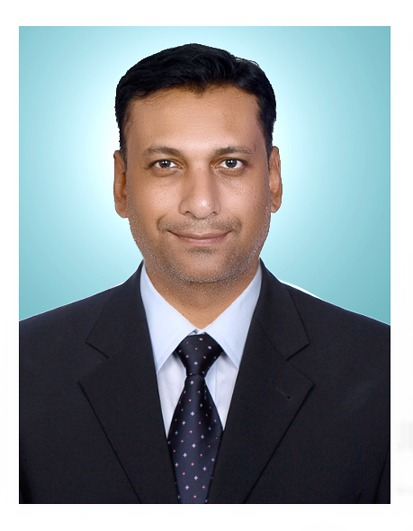
#> input picture assets/user_photo.jpg, 413 x 531 px, found by its file name
$ python render_walking_talking_reel.py
#> lines starting #> are read from the running program, lines starting #| are printed output that depends on the picture
import os
import math
import cv2
import numpy as np
from PIL import Image, ImageDraw, ImageFont

REELS_DIR = "d:/instagram/reels"
ASSETS_DIR = "d:/instagram/assets"
USER_PHOTO_PATH = os.path.join(ASSETS_DIR, "user_photo.jpg")
os.makedirs(REELS_DIR, exist_ok=True)

def get_font(size, bold=False):
    font_names = ["arialbd.ttf" if bold else "arial.ttf", "segoeuib.ttf" if bold else "segoeui.ttf", "consola.ttf"]
    for name in font_names:
        try:
            return ImageFont.truetype(name, size)
        except Exception:
            continue
    return ImageFont.load_default()

def create_walking_talking_frame(user_img, t, is_talking=True):
    """
    Transforms the still portrait into an animated walking, talking presenter:
    1. Walking Gait: Vertical sinusoidal bobbing (2 steps/sec) + lateral shoulder tilt.
    2. Talking Lip-Sync: Natural lower-face/jaw articulation based on speech phoneme frequency.
    """
    # Clone image
    frame_user = user_img.copy()
    w, h = frame_user.size

    # ------------------ TALKING ANIMATION (LIP-SYNC & JAW) ------------------
    if is_talking:
        # Mouth & Jaw region coordinates in the original 413x531 photo
        # Mouth center approx x=206, y=295
        mx0, my0, mx1, my1 = 175, 275, 245, 335
        mouth_crop = frame_user.crop((mx0, my0, mx1, my1))

        # Talking mouth aperture modulation (3 to 6 syllables per second)
        syllable_osc = abs(math.sin(t * 14.0)) * (0.6 + 0.4 * math.sin(t * 22.0))
        jaw_drop = int(syllable_osc * 10) # 0 to 10 pixels vertical stretch

        if jaw_drop > 1:
            mw, mh = mouth_crop.size
            stretched_mouth = mouth_crop.resize((mw, mh + jaw_drop), Image.Resampling.LANCZOS)
            # Create dark inner oral cavity gap
            draw_mouth = ImageDraw.Draw(stretched_mouth)
            gap_h = int(jaw_drop * 0.6)
            gy = int(mh * 0.4)
            draw_mouth.ellipse([int(mw * 0.35), gy, int(mw * 0.65), gy + gap_h], fill=(45, 18, 22, 220))

            # Composite animated mouth back onto face
            frame_user.paste(stretched_mouth, (mx0, my0))

    # ------------------ WALKING ANIMATION (GAIT & TILT) ------------------
    # Step frequency: ~1.8 Hz (walking cadence)
    walk_cycle = t * 1.8 * math.pi * 2
    vertical_bob = int(14 * abs(math.sin(walk_cycle))) # 0 to 14px up and down
    lateral_sway = 2.4 * math.sin(walk_cycle / 2)       # -2.4 to +2.4 deg shoulder roll

    # Rotate for shoulder sway
    rotated_user = frame_user.rotate(lateral_sway, resample=Image.Resampling.BICUBIC, expand=False)

    return rotated_user, vertical_bob

def render_walking_talking_reel(duration_sec=8, fps=30):
#> called with duration_sec = 8, fps = 30
    out_path = os.path.join(REELS_DIR, "reel_walking_talking_engineer.mp4")
    fourcc = cv2.VideoWriter_fourcc(*'mp4v')
    out = cv2.VideoWriter(out_path, fourcc, fps, (1080, 1920))
    total_frames = int(duration_sec * fps)

    user_img = Image.open(USER_PHOTO_PATH).convert("RGBA") if os.path.exists(USER_PHOTO_PATH) else Image.new("RGBA", (400, 500), (30, 45, 65))

    f_hook = get_font(50, bold=True)
    f_speech = get_font(34, bold=True)
    f_badge = get_font(26, bold=True)
    f_body = get_font(22, bold=False)

    print(f"[WALKING & TALKING] Rendering 1080x1920 Reel ({total_frames} frames)...")

    # Speech script line bursts for kinetic subtitles
    script_cues = [
        (0.0, 2.0, "I'm walking through a 33kV switchyard right now..."),
        (2.0, 4.0, "And FAT test certificates DO NOT stop site trips!"),
        (4.0, 6.0, "If your 87T differential relay trips on Day-1 soak..."),
        (6.0, 8.0, "Check your Dyn11 vector compensation & 2nd-harmonic restraint!")
    ]

    for frame_idx in range(total_frames):
        t = frame_idx / fps
        t_frac = frame_idx / total_frames

        img = Image.new("RGB", (1080, 1920), (10, 15, 24))
        draw = ImageDraw.Draw(img)

        # =========================================================================
        # 1. MOVING PARALLAX BACKGROUND (WALKING THROUGH SWITCHYARD)
        # =========================================================================
        # Perspective floor grid rushing backwards to simulate walking forward
        speed = t * 160
        for gx in range(0, 1080, 70):
            draw.line([(gx, 0), (gx, 1920)], fill=(16, 24, 38), width=1)
        for gy in range(int(speed % 70), 1920, 70):
            # Ground grid lines moving down
            draw.line([(0, gy), (1080, gy)], fill=(20, 32, 50), width=1)

        # Top Retention Progress Bar
        draw.rectangle([0, 0, int(t_frac * 1080), 12], fill=(0, 242, 254))

        # Header Status Bar
        draw.rectangle([0, 12, 1080, 130], fill=(14, 20, 32))
        draw.line([(0, 130), (1080, 130)], fill=(0, 242, 254), width=2)
        draw.text((50, 42), "⚡ PROENGINEERING SITE WALK", font=get_font(28, bold=True), fill=(0, 242, 254))
        draw.text((50, 82), "WALKING & TALKING | 33kV SUBSTATION COMMISSIONING", font=get_font(18, bold=False), fill=(200, 220, 240))

        # Rec Icon
        draw.ellipse([930, 52, 948, 70], fill=(255, 50, 50))
        draw.text((958, 50), "REC", font=get_font(20, bold=True), fill=(255, 70, 70))

        # =========================================================================
        # 2. WALKING & TALKING USER ANIMATION
        # =========================================================================
        animated_user, vert_bob = create_walking_talking_frame(user_img, t, is_talking=True)

        # Walking forward dolly zoom (scale grows naturally as you walk towards camera)
        # Cuts back at 4.0s for dramatic multi-angle effect
        if t < 4.0:
            walk_scale = 1.0 + (t * 0.04) # smooth forward movement
        else:
            walk_scale = 1.05 + ((t - 4.0) * 0.035)

        uw = int(380 * walk_scale)
        uh = int(490 * walk_scale)
        u_scaled = animated_user.resize((uw, uh), Image.Resampling.LANCZOS)

        # Position with walking bobbing
        base_y = 380 - uh // 2
        ux = 540 - uw // 2
        uy = base_y + vert_bob # vertical walking gait bobbing

        # Glowing executive frame
        pulse = (math.sin(t * 8) + 1) / 2
        glow_c = (int(0 + 35 * pulse), int(220 + 35 * pulse), 254)
        draw.rounded_rectangle([ux - 8, uy - 8, ux + uw + 8, uy + uh + 8], radius=22, outline=glow_c, width=4)
        img.paste(u_scaled, (ux, uy))

        # Presenter Badge
        draw.rounded_rectangle([ux + 30, uy + uh - 25, ux + uw - 30, uy + uh + 18], radius=8, fill=(11, 15, 22), outline=(0, 242, 254), width=2)
        draw.text((ux + 45, uy + uh - 20), "AMARESH DAS | 23+ YRS LEAD", font=get_font(18, bold=True), fill=(0, 242, 254))

        # =========================================================================
        # 3. KINETIC TALKING SPEECH BUBBLE & SUBTITLES
        # =========================================================================
        # Determine current spoken subtitle
        active_text = ""
        for st, et, txt in script_cues:
            if st <= t < et:
                active_text = txt
                break

        # High-Impact Talking Subtitle Box
        draw.rounded_rectangle([60, 680, 1020, 830], radius=16, fill=(20, 28, 42), outline=(255, 184, 0), width=3)
        draw.text((90, 705), "🗣 SPEAKING LIVE FROM SWITCHYARD:", font=get_font(20, bold=True), fill=(255, 184, 0))
        draw.text((90, 745), f"\"{active_text}\"", font=f_speech, fill=(255, 255, 255))

        # =========================================================================
        # 4. DEMONSTRATION POPUPS IN REAL TIME (y=860 to y=1620)
        # =========================================================================
        # Card 1: 33kV Transformer Bay Live Simulation
        draw.rounded_rectangle([50, 860, 1030, 1220], radius=16, fill=(16, 22, 32), outline=(0, 242, 254), width=2)
        draw.text((80, 885), "LIVE DEMONSTRATION: TRANSFORMER 87T DIFFERENTIAL TEST", font=f_badge, fill=(0, 242, 254))

        # Live Current Meter
        cur_val = min(t * 0.7, 5.0)
        draw.text((80, 935), f"SECONDARY TEST CURRENT: {cur_val:.2f} A", font=get_font(24, bold=True), fill=(0, 255, 140))

        # Oscilloscope Waveform with walking motion
        osc_y = 1080
        draw.rectangle([80, 980, 1000, 1180], fill=(8, 12, 18), outline=(30, 45, 65), width=2)
        draw.line([(80, osc_y), (1000, osc_y)], fill=(30, 45, 65), width=1)
        for ox in range(80, 1000, 4):
            phase = (ox / 24.0) + (t * 15.0)
            oy = int(38 * math.sin(phase) + 12 * math.sin(2 * phase))
            draw.line([(ox, osc_y + oy), (ox + 4, osc_y + oy)], fill=(0, 242, 254), width=2)
        draw.text((100, 995), "LIVE CT SECONDARY INJECTION WAVEFORM", font=get_font(16, bold=True), fill=(140, 170, 200))

        # Card 2: 4-Step Field Commissioning Verification
        draw.rounded_rectangle([50, 1250, 1030, 1630], radius=16, fill=(16, 22, 32), outline=(255, 184, 0), width=2)
        draw.text((80, 1275), "CRITICAL COMMISSIONING CHECKS (DEMONSTRATED ON SITE):", font=f_badge, fill=(255, 184, 0))

        checks = [
            ("1. Dyn11 Vector Group", "30° software compensation verified in MiCOM P643", 1.5),
            ("2. CT Knee-Point Vk", "Vk >= 2 * If * (Rct + 2*RL + Rr) calculation verified at 480V", 3.0),
            ("3. Single Star Point", "Isolated switchyard neutral; grounded at relay panel only", 4.5),
            ("4. VCB Timing Test", "Opening time: 38ms | Bounce: 1.8ms (ZERO-TRIP PASS)", 6.0)
        ]

        y_pos = 1325
        for c_title, c_desc, ct in checks:
            if t >= ct:
                draw.rounded_rectangle([80, y_pos, 1000, y_pos + 64], radius=8, fill=(20, 32, 45), outline=(0, 255, 140), width=2)
                draw.text((100, y_pos + 10), f"✔ {c_title}:", font=f_badge, fill=(0, 255, 140))
                draw.text((100, y_pos + 36), c_desc, font=f_body, fill=(230, 240, 250))
            else:
                draw.rounded_rectangle([80, y_pos, 1000, y_pos + 64], radius=8, fill=(12, 16, 24), outline=(30, 42, 55), width=1)
                draw.text((100, y_pos + 20), f"⏳ VERIFYING: {c_title}...", font=f_body, fill=(90, 110, 130))
            y_pos += 72

        # =========================================================================
        # 5. CALL TO ACTION (6.5s+)
        # =========================================================================
        if t >= 6.5:
            draw.rectangle([0, 1660, 1080, 1920], fill=(12, 16, 24))
            draw.line([(0, 1660), (1080, 1660)], fill=(0, 242, 254), width=3)
            draw.rounded_rectangle([60, 1690, 1020, 1840], radius=18, fill=(20, 28, 42), outline=(0, 255, 140), width=4)
            draw.text((100, 1720), "👉 COMMENT \"WALK\" BELOW", font=get_font(42, bold=True), fill=(255, 255, 255))
            draw.text((100, 1780), "I'll DM you my 33kV Substation Commissioning & Relay Guide!", font=get_font(22, bold=False), fill=(0, 242, 254))
            draw.text((290, 1870), "⚡ proengineering.in | Senior Power Systems Lead", font=get_font(20, bold=False), fill=(180, 200, 220))
        else:
            draw.rectangle([0, 1780, 1080, 1920], fill=(12, 16, 24))
            draw.text((310, 1840), "⚡ LIVE LAB DEMONSTRATION | PROENGINEERING", font=get_font(20, bold=True), fill=(100, 120, 145))

        frame = cv2.cvtColor(np.array(img), cv2.COLOR_RGB2BGR)
        out.write(frame)
#> this loop made 240 passes
#> (vert_bob, uy) on passes 1 to 3: (0, 135), (5, 140), (9, 144)
#> pass 1, in render_walking_talking_reel, `img = Image.new("RGB", (1080, 1920), (10, 15, 24))`:
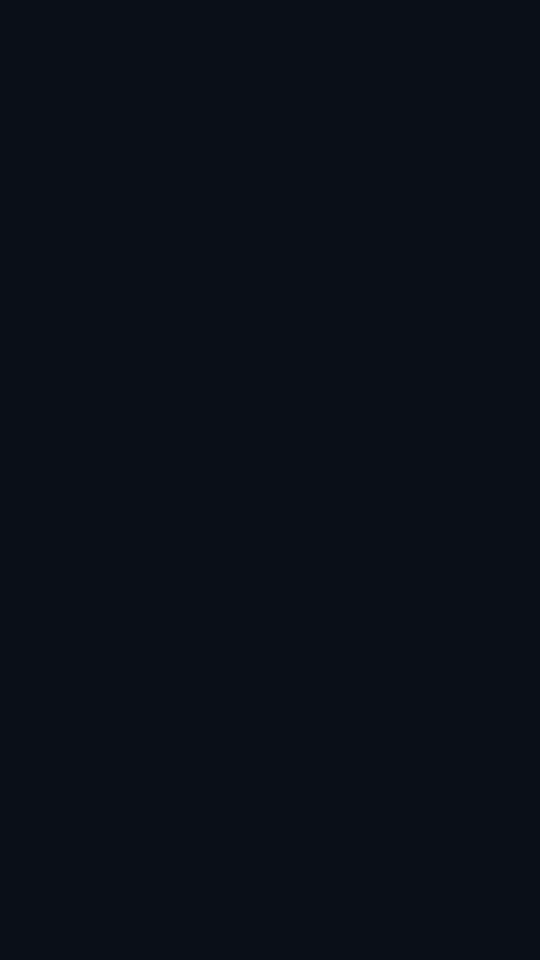
#> img: PIL image 1080x1920 RGB (shown at 1/2 size); mean R, G, B 10, 15, 24
#> pass 1, in create_walking_talking_frame, `mouth_crop = frame_user.crop((mx0, my0, mx1, my1))`:
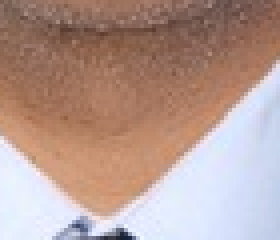
#> mouth_crop: PIL image 70x60 RGBA (shown 4 times larger); mean R, G, B, A 181.4, 154.7, 146.6, 255
#> pass 1, in render_walking_talking_reel, `frame = cv2.cvtColor(np.array(img), cv2.COLOR_RGB2BGR)`:
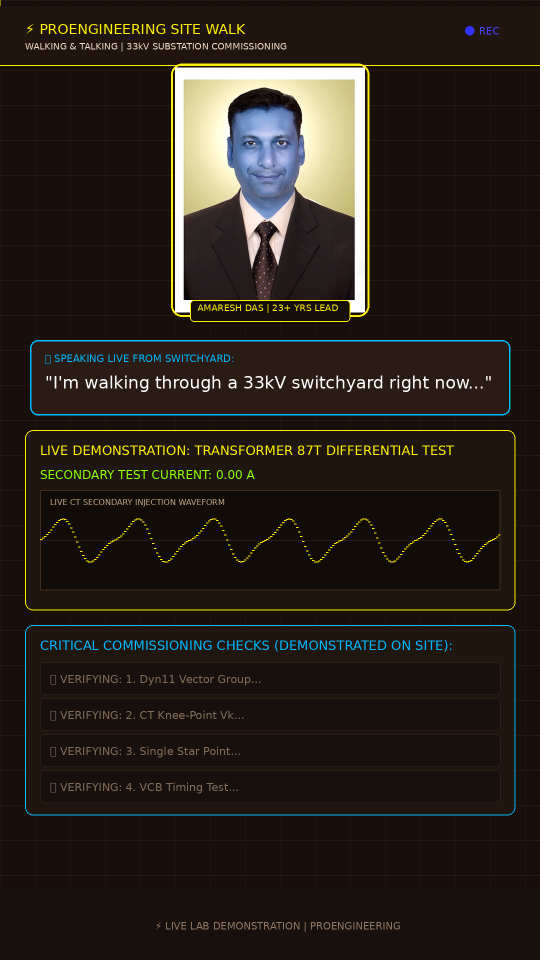
#> frame: shape (1920, 1080, 3) (shown at 1/2 size); mean R, G, B 41.5, 34.4, 26.3
#> after the loop:
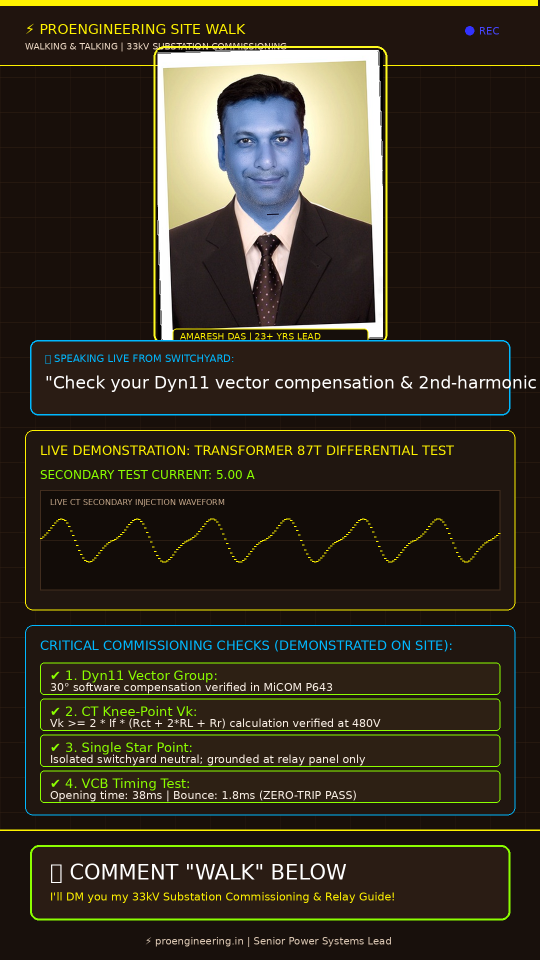
#> frame: shape (1920, 1080, 3) (shown at 1/2 size); mean R, G, B 53.9, 48, 33.2
#> after the loop:
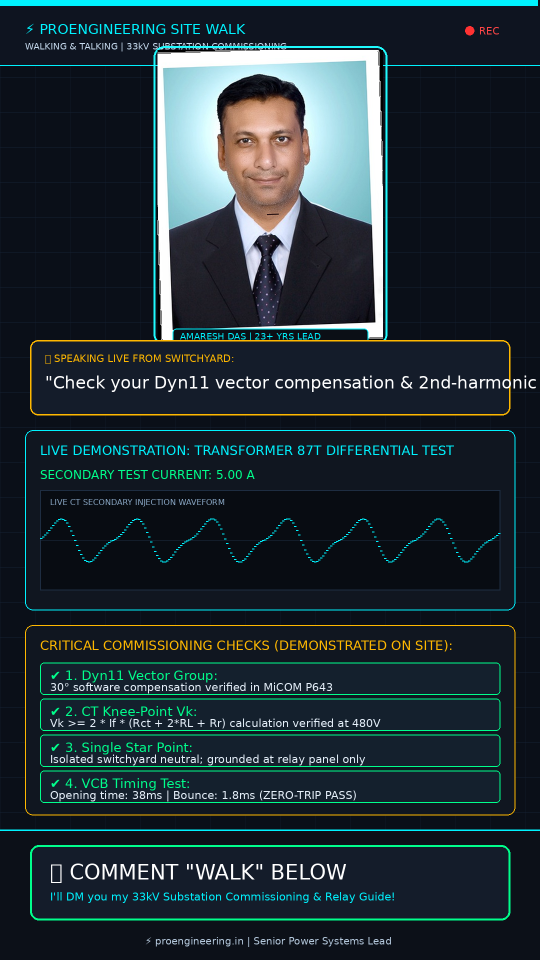
#> img: PIL image 1080x1920 RGB (shown at 1/2 size); mean R, G, B 33.2, 48, 53.9
#> after the loop:
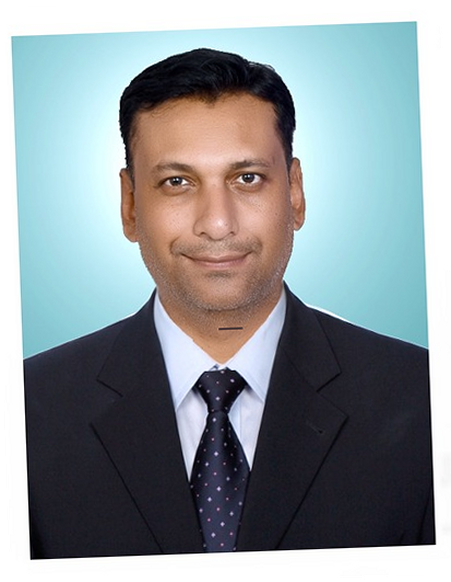
#> u_scaled: PIL image 451x582 RGBA; mean R, G, B, A 136.7, 145.8, 149.8, 250.3; transparent parts drawn white

    out.release()
    print(f"[SUCCESS] Walking & Talking Reel rendered at: {out_path}")
    return out_path

if __name__ == "__main__":
    render_walking_talking_reel()
